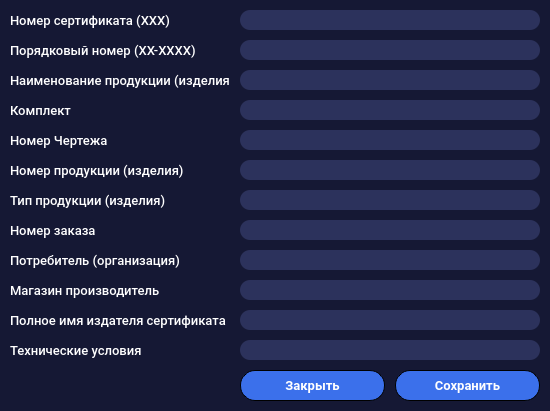
<?xml version="1.0" encoding="UTF-8"?>
<ui version="4.0">
 <class>Dialog</class>
 <widget class="QDialog" name="Dialog">
  <property name="geometry">
   <rect>
    <x>0</x>
    <y>0</y>
    <width>550</width>
    <height>411</height>
   </rect>
  </property>
  <property name="windowTitle">
   <string>Dialog</string>
  </property>
  <property name="styleSheet">
   <string notr="true">QDialog {background-color: #151834;}
QLabel { color: #fff}
QLineEdit {
	background-color: #2c325c;
	color: #fff;
border-radius: 10px;
	padding-left: 10px;
}
QPushButton {background-color: #151834;
background-color: #3b70eb;
color: #fff;
border-radius: 15px;}</string>
  </property>
  <widget class="QLineEdit" name="number_certificate">
   <property name="geometry">
    <rect>
     <x>240</x>
     <y>40</y>
     <width>300</width>
     <height>20</height>
    </rect>
   </property>
   <property name="font">
    <font>
     <family>Roboto Medium</family>
     <pointsize>10</pointsize>
    </font>
   </property>
   <property name="styleSheet">
    <string notr="true"/>
   </property>
   <property name="text">
    <string/>
   </property>
  </widget>
  <widget class="QLabel" name="label_6">
   <property name="geometry">
    <rect>
     <x>10</x>
     <y>40</y>
     <width>220</width>
     <height>20</height>
    </rect>
   </property>
   <property name="font">
    <font>
     <family>Roboto Medium</family>
     <pointsize>10</pointsize>
    </font>
   </property>
   <property name="text">
    <string>Порядковый номер (XX-XXXX)</string>
   </property>
   <property name="alignment">
    <set>Qt::AlignLeading|Qt::AlignLeft|Qt::AlignVCenter</set>
   </property>
  </widget>
  <widget class="QLabel" name="label_7">
   <property name="geometry">
    <rect>
     <x>10</x>
     <y>10</y>
     <width>220</width>
     <height>20</height>
    </rect>
   </property>
   <property name="font">
    <font>
     <family>Roboto Medium</family>
     <pointsize>10</pointsize>
    </font>
   </property>
   <property name="text">
    <string>Номер сертификата (XXX)</string>
   </property>
   <property name="alignment">
    <set>Qt::AlignLeading|Qt::AlignLeft|Qt::AlignVCenter</set>
   </property>
  </widget>
  <widget class="QLineEdit" name="index_number">
   <property name="geometry">
    <rect>
     <x>240</x>
     <y>10</y>
     <width>300</width>
     <height>20</height>
    </rect>
   </property>
   <property name="font">
    <font>
     <family>Roboto Medium</family>
     <pointsize>10</pointsize>
    </font>
   </property>
   <property name="styleSheet">
    <string notr="true"/>
   </property>
   <property name="text">
    <string/>
   </property>
  </widget>
  <widget class="QLabel" name="label_8">
   <property name="geometry">
    <rect>
     <x>10</x>
     <y>70</y>
     <width>220</width>
     <height>20</height>
    </rect>
   </property>
   <property name="font">
    <font>
     <family>Roboto Medium</family>
     <pointsize>10</pointsize>
    </font>
   </property>
   <property name="text">
    <string>Наименование продукции (изделия)</string>
   </property>
   <property name="alignment">
    <set>Qt::AlignLeading|Qt::AlignLeft|Qt::AlignVCenter</set>
   </property>
  </widget>
  <widget class="QLineEdit" name="product_name">
   <property name="geometry">
    <rect>
     <x>240</x>
     <y>70</y>
     <width>300</width>
     <height>20</height>
    </rect>
   </property>
   <property name="font">
    <font>
     <family>Roboto Medium</family>
     <pointsize>10</pointsize>
    </font>
   </property>
   <property name="styleSheet">
    <string notr="true"/>
   </property>
   <property name="text">
    <string/>
   </property>
  </widget>
  <widget class="QLabel" name="label_9">
   <property name="geometry">
    <rect>
     <x>10</x>
     <y>160</y>
     <width>220</width>
     <height>20</height>
    </rect>
   </property>
   <property name="font">
    <font>
     <family>Roboto Medium</family>
     <pointsize>10</pointsize>
    </font>
   </property>
   <property name="text">
    <string>Номер продукции (изделия)</string>
   </property>
   <property name="alignment">
    <set>Qt::AlignLeading|Qt::AlignLeft|Qt::AlignVCenter</set>
   </property>
  </widget>
  <widget class="QLineEdit" name="product_type">
   <property name="geometry">
    <rect>
     <x>240</x>
     <y>190</y>
     <width>300</width>
     <height>20</height>
    </rect>
   </property>
   <property name="font">
    <font>
     <family>Roboto Medium</family>
     <pointsize>10</pointsize>
    </font>
   </property>
   <property name="styleSheet">
    <string notr="true"/>
   </property>
   <property name="text">
    <string/>
   </property>
  </widget>
  <widget class="QLineEdit" name="production_number">
   <property name="geometry">
    <rect>
     <x>240</x>
     <y>160</y>
     <width>300</width>
     <height>20</height>
    </rect>
   </property>
   <property name="font">
    <font>
     <family>Roboto Medium</family>
     <pointsize>10</pointsize>
    </font>
   </property>
   <property name="styleSheet">
    <string notr="true"/>
   </property>
   <property name="text">
    <string/>
   </property>
  </widget>
  <widget class="QLabel" name="label_10">
   <property name="geometry">
    <rect>
     <x>10</x>
     <y>190</y>
     <width>220</width>
     <height>20</height>
    </rect>
   </property>
   <property name="font">
    <font>
     <family>Roboto Medium</family>
     <pointsize>10</pointsize>
    </font>
   </property>
   <property name="text">
    <string>Тип продукции (изделия)</string>
   </property>
   <property name="alignment">
    <set>Qt::AlignLeading|Qt::AlignLeft|Qt::AlignVCenter</set>
   </property>
  </widget>
  <widget class="QLineEdit" name="kit">
   <property name="geometry">
    <rect>
     <x>240</x>
     <y>100</y>
     <width>300</width>
     <height>20</height>
    </rect>
   </property>
   <property name="font">
    <font>
     <family>Roboto Medium</family>
     <pointsize>10</pointsize>
    </font>
   </property>
   <property name="styleSheet">
    <string notr="true"/>
   </property>
   <property name="text">
    <string/>
   </property>
  </widget>
  <widget class="QLabel" name="label_11">
   <property name="geometry">
    <rect>
     <x>10</x>
     <y>100</y>
     <width>220</width>
     <height>20</height>
    </rect>
   </property>
   <property name="font">
    <font>
     <family>Roboto Medium</family>
     <pointsize>10</pointsize>
    </font>
   </property>
   <property name="text">
    <string>Комплект</string>
   </property>
   <property name="alignment">
    <set>Qt::AlignLeading|Qt::AlignLeft|Qt::AlignVCenter</set>
   </property>
  </widget>
  <widget class="QLineEdit" name="draft_number">
   <property name="geometry">
    <rect>
     <x>240</x>
     <y>130</y>
     <width>300</width>
     <height>20</height>
    </rect>
   </property>
   <property name="font">
    <font>
     <family>Roboto Medium</family>
     <pointsize>10</pointsize>
    </font>
   </property>
   <property name="styleSheet">
    <string notr="true"/>
   </property>
   <property name="text">
    <string/>
   </property>
  </widget>
  <widget class="QLabel" name="label_12">
   <property name="geometry">
    <rect>
     <x>10</x>
     <y>130</y>
     <width>220</width>
     <height>20</height>
    </rect>
   </property>
   <property name="font">
    <font>
     <family>Roboto Medium</family>
     <pointsize>10</pointsize>
    </font>
   </property>
   <property name="text">
    <string>Номер Чертежа</string>
   </property>
   <property name="alignment">
    <set>Qt::AlignLeading|Qt::AlignLeft|Qt::AlignVCenter</set>
   </property>
  </widget>
  <widget class="QLineEdit" name="consumer_organization">
   <property name="geometry">
    <rect>
     <x>240</x>
     <y>250</y>
     <width>300</width>
     <height>20</height>
    </rect>
   </property>
   <property name="font">
    <font>
     <family>Roboto Medium</family>
     <pointsize>10</pointsize>
    </font>
   </property>
   <property name="styleSheet">
    <string notr="true"/>
   </property>
   <property name="text">
    <string/>
   </property>
  </widget>
  <widget class="QLabel" name="label">
   <property name="geometry">
    <rect>
     <x>10</x>
     <y>250</y>
     <width>220</width>
     <height>20</height>
    </rect>
   </property>
   <property name="font">
    <font>
     <family>Roboto Medium</family>
     <pointsize>10</pointsize>
    </font>
   </property>
   <property name="text">
    <string>Потребитель (организация)</string>
   </property>
   <property name="alignment">
    <set>Qt::AlignLeading|Qt::AlignLeft|Qt::AlignVCenter</set>
   </property>
  </widget>
  <widget class="QLineEdit" name="shop_manufacturer">
   <property name="geometry">
    <rect>
     <x>240</x>
     <y>280</y>
     <width>300</width>
     <height>20</height>
    </rect>
   </property>
   <property name="font">
    <font>
     <family>Roboto Medium</family>
     <pointsize>10</pointsize>
    </font>
   </property>
   <property name="styleSheet">
    <string notr="true"/>
   </property>
   <property name="text">
    <string/>
   </property>
  </widget>
  <widget class="QLabel" name="label_2">
   <property name="geometry">
    <rect>
     <x>10</x>
     <y>280</y>
     <width>220</width>
     <height>20</height>
    </rect>
   </property>
   <property name="font">
    <font>
     <family>Roboto Medium</family>
     <pointsize>10</pointsize>
    </font>
   </property>
   <property name="text">
    <string>Магазин производитель</string>
   </property>
   <property name="alignment">
    <set>Qt::AlignLeading|Qt::AlignLeft|Qt::AlignVCenter</set>
   </property>
  </widget>
  <widget class="QLineEdit" name="full_name_of_the_certificate_issuer">
   <property name="geometry">
    <rect>
     <x>240</x>
     <y>310</y>
     <width>300</width>
     <height>20</height>
    </rect>
   </property>
   <property name="font">
    <font>
     <family>Roboto Medium</family>
     <pointsize>10</pointsize>
    </font>
   </property>
   <property name="styleSheet">
    <string notr="true"/>
   </property>
   <property name="text">
    <string/>
   </property>
  </widget>
  <widget class="QLabel" name="label_3">
   <property name="geometry">
    <rect>
     <x>10</x>
     <y>310</y>
     <width>220</width>
     <height>20</height>
    </rect>
   </property>
   <property name="font">
    <font>
     <family>Roboto Medium</family>
     <pointsize>10</pointsize>
    </font>
   </property>
   <property name="text">
    <string>Полное имя издателя сертификата</string>
   </property>
   <property name="alignment">
    <set>Qt::AlignLeading|Qt::AlignLeft|Qt::AlignVCenter</set>
   </property>
  </widget>
  <widget class="QLineEdit" name="technical_conditions">
   <property name="geometry">
    <rect>
     <x>240</x>
     <y>340</y>
     <width>300</width>
     <height>20</height>
    </rect>
   </property>
   <property name="font">
    <font>
     <family>Roboto Medium</family>
     <pointsize>10</pointsize>
    </font>
   </property>
   <property name="styleSheet">
    <string notr="true"/>
   </property>
   <property name="text">
    <string/>
   </property>
  </widget>
  <widget class="QLabel" name="label_4">
   <property name="geometry">
    <rect>
     <x>10</x>
     <y>340</y>
     <width>220</width>
     <height>20</height>
    </rect>
   </property>
   <property name="font">
    <font>
     <family>Roboto Medium</family>
     <pointsize>10</pointsize>
    </font>
   </property>
   <property name="text">
    <string>Технические условия</string>
   </property>
   <property name="alignment">
    <set>Qt::AlignLeading|Qt::AlignLeft|Qt::AlignVCenter</set>
   </property>
  </widget>
  <widget class="QPushButton" name="save_btn">
   <property name="geometry">
    <rect>
     <x>395</x>
     <y>370</y>
     <width>145</width>
     <height>31</height>
    </rect>
   </property>
   <property name="font">
    <font>
     <family>Roboto</family>
     <pointsize>10</pointsize>
     <weight>75</weight>
     <bold>true</bold>
    </font>
   </property>
   <property name="styleSheet">
    <string notr="true">border: 1px solid #000;
</string>
   </property>
   <property name="text">
    <string>Сохранить</string>
   </property>
  </widget>
  <widget class="QPushButton" name="cancel_btn">
   <property name="geometry">
    <rect>
     <x>240</x>
     <y>370</y>
     <width>145</width>
     <height>31</height>
    </rect>
   </property>
   <property name="font">
    <font>
     <family>Roboto</family>
     <pointsize>10</pointsize>
     <weight>75</weight>
     <bold>true</bold>
    </font>
   </property>
   <property name="styleSheet">
    <string notr="true">border: 1px solid #000;
</string>
   </property>
   <property name="text">
    <string>Закрыть</string>
   </property>
  </widget>
  <widget class="QLineEdit" name="order_number">
   <property name="geometry">
    <rect>
     <x>240</x>
     <y>220</y>
     <width>300</width>
     <height>20</height>
    </rect>
   </property>
   <property name="font">
    <font>
     <family>Roboto Medium</family>
     <pointsize>10</pointsize>
    </font>
   </property>
   <property name="styleSheet">
    <string notr="true"/>
   </property>
   <property name="text">
    <string/>
   </property>
  </widget>
  <widget class="QLabel" name="label_13">
   <property name="geometry">
    <rect>
     <x>10</x>
     <y>220</y>
     <width>220</width>
     <height>20</height>
    </rect>
   </property>
   <property name="font">
    <font>
     <family>Roboto Medium</family>
     <pointsize>10</pointsize>
    </font>
   </property>
   <property name="text">
    <string>Номер заказа</string>
   </property>
   <property name="alignment">
    <set>Qt::AlignLeading|Qt::AlignLeft|Qt::AlignVCenter</set>
   </property>
  </widget>
 </widget>
 <resources/>
 <connections/>
</ui>
